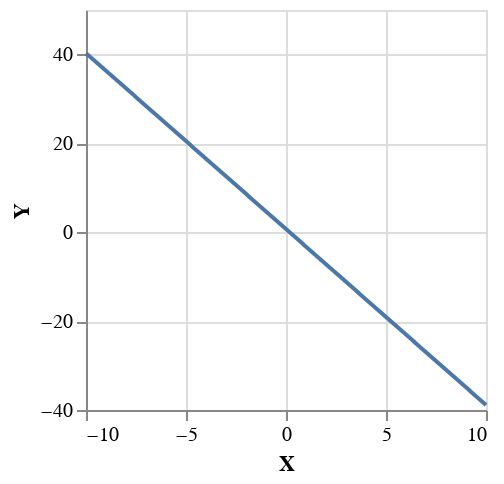

Notebook source saved alongside this figure:
### Code cell
plotVega (range, (\(s,i,_) -> (s,i)) $ head mhRunsRegression)

### Figure 1 — Vega-Lite specification as saved in the notebook (floating-point values rounded to 4 significant figures; data arrays with more than 128 entries replaced by an {"elided": "..."} marker saying what was removed)
{"$schema": "https://vega.github.io/schema/vega-lite/v4.json", "data": {"values": {"elided": "201 records"}}, "encoding": {"color": {}, "x": {"field": "X", "type": "quantitative"}, "y": {"field": "Y", "type": "quantitative"}}, "height": 200, "mark": "line", "width": 200}
